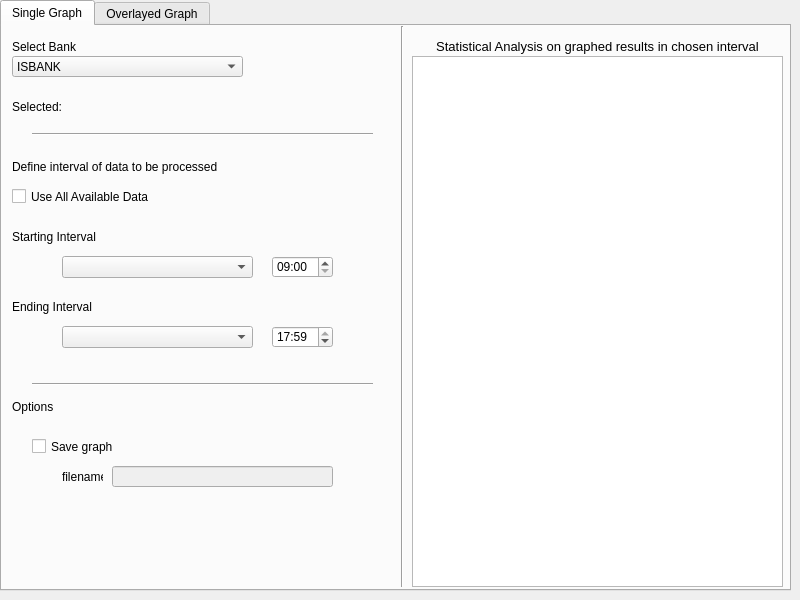
<?xml version="1.0" encoding="UTF-8"?>
<ui version="4.0">
 <class>MainWindow</class>
 <widget class="QMainWindow" name="MainWindow">
  <property name="geometry">
   <rect>
    <x>0</x>
    <y>0</y>
    <width>800</width>
    <height>600</height>
   </rect>
  </property>
  <property name="windowTitle">
   <string>MainWindow</string>
  </property>
  <widget class="QWidget" name="centralwidget">
   <widget class="QTabWidget" name="tabWidget">
    <property name="geometry">
     <rect>
      <x>0</x>
      <y>0</y>
      <width>791</width>
      <height>591</height>
     </rect>
    </property>
    <property name="currentIndex">
     <number>0</number>
    </property>
    <widget class="QWidget" name="tab">
     <attribute name="title">
      <string>Single Graph</string>
     </attribute>
     <widget class="QLabel" name="label">
      <property name="geometry">
       <rect>
        <x>10</x>
        <y>10</y>
        <width>171</width>
        <height>21</height>
       </rect>
      </property>
      <property name="text">
       <string>Select Bank</string>
      </property>
     </widget>
     <widget class="Line" name="line">
      <property name="geometry">
       <rect>
        <x>390</x>
        <y>0</y>
        <width>20</width>
        <height>561</height>
       </rect>
      </property>
      <property name="orientation">
       <enum>Qt::Vertical</enum>
      </property>
     </widget>
     <widget class="QLabel" name="label_2">
      <property name="geometry">
       <rect>
        <x>400</x>
        <y>10</y>
        <width>391</width>
        <height>21</height>
       </rect>
      </property>
      <property name="font">
       <font>
        <pointsize>10</pointsize>
       </font>
      </property>
      <property name="text">
       <string>Statistical Analysis on graphed results in chosen interval</string>
      </property>
      <property name="alignment">
       <set>Qt::AlignCenter</set>
      </property>
     </widget>
     <widget class="QComboBox" name="bankDropDownMenu">
      <property name="geometry">
       <rect>
        <x>10</x>
        <y>30</y>
        <width>231</width>
        <height>21</height>
       </rect>
      </property>
      <item>
       <property name="text">
        <string>ISBANK</string>
       </property>
      </item>
      <item>
       <property name="text">
        <string>KUVEYTTURK</string>
       </property>
      </item>
      <item>
       <property name="text">
        <string>VAKIF</string>
       </property>
      </item>
      <item>
       <property name="text">
        <string>YAPIKREDI</string>
       </property>
      </item>
      <item>
       <property name="text">
        <string>ZIRAAT</string>
       </property>
      </item>
     </widget>
     <widget class="QLabel" name="selectedBankLabel">
      <property name="geometry">
       <rect>
        <x>10</x>
        <y>70</y>
        <width>121</width>
        <height>21</height>
       </rect>
      </property>
      <property name="text">
       <string>Selected: </string>
      </property>
     </widget>
     <widget class="Line" name="line_2">
      <property name="geometry">
       <rect>
        <x>30</x>
        <y>100</y>
        <width>341</width>
        <height>16</height>
       </rect>
      </property>
      <property name="orientation">
       <enum>Qt::Horizontal</enum>
      </property>
     </widget>
     <widget class="QComboBox" name="startDateComboBox">
      <property name="geometry">
       <rect>
        <x>60</x>
        <y>230</y>
        <width>191</width>
        <height>22</height>
       </rect>
      </property>
     </widget>
     <widget class="QLabel" name="selectedBankLabel_2">
      <property name="geometry">
       <rect>
        <x>10</x>
        <y>200</y>
        <width>121</width>
        <height>21</height>
       </rect>
      </property>
      <property name="text">
       <string>Starting Interval</string>
      </property>
     </widget>
     <widget class="QLabel" name="selectedBankLabel_3">
      <property name="geometry">
       <rect>
        <x>10</x>
        <y>270</y>
        <width>121</width>
        <height>21</height>
       </rect>
      </property>
      <property name="text">
       <string>Ending Interval</string>
      </property>
     </widget>
     <widget class="QComboBox" name="endDateComboBox">
      <property name="geometry">
       <rect>
        <x>60</x>
        <y>300</y>
        <width>191</width>
        <height>22</height>
       </rect>
      </property>
     </widget>
     <widget class="QTimeEdit" name="endTime">
      <property name="geometry">
       <rect>
        <x>270</x>
        <y>300</y>
        <width>61</width>
        <height>22</height>
       </rect>
      </property>
      <property name="dateTime">
       <datetime>
        <hour>17</hour>
        <minute>59</minute>
        <second>0</second>
        <year>2000</year>
        <month>1</month>
        <day>1</day>
       </datetime>
      </property>
      <property name="maximumTime">
       <time>
        <hour>17</hour>
        <minute>59</minute>
        <second>59</second>
       </time>
      </property>
      <property name="minimumTime">
       <time>
        <hour>9</hour>
        <minute>0</minute>
        <second>0</second>
       </time>
      </property>
      <property name="displayFormat">
       <string>HH:mm</string>
      </property>
     </widget>
     <widget class="QTimeEdit" name="startTime">
      <property name="geometry">
       <rect>
        <x>270</x>
        <y>230</y>
        <width>61</width>
        <height>22</height>
       </rect>
      </property>
      <property name="dateTime">
       <datetime>
        <hour>9</hour>
        <minute>0</minute>
        <second>0</second>
        <year>2000</year>
        <month>1</month>
        <day>1</day>
       </datetime>
      </property>
      <property name="maximumTime">
       <time>
        <hour>17</hour>
        <minute>59</minute>
        <second>59</second>
       </time>
      </property>
      <property name="minimumTime">
       <time>
        <hour>9</hour>
        <minute>0</minute>
        <second>0</second>
       </time>
      </property>
      <property name="displayFormat">
       <string>HH:mm</string>
      </property>
     </widget>
     <widget class="QCheckBox" name="useAllDataCheckBox">
      <property name="geometry">
       <rect>
        <x>10</x>
        <y>160</y>
        <width>211</width>
        <height>21</height>
       </rect>
      </property>
      <property name="text">
       <string>Use All Available Data</string>
      </property>
     </widget>
     <widget class="QLabel" name="label_4">
      <property name="geometry">
       <rect>
        <x>10</x>
        <y>130</y>
        <width>371</width>
        <height>21</height>
       </rect>
      </property>
      <property name="text">
       <string>Define interval of data to be processed</string>
      </property>
     </widget>
     <widget class="QLineEdit" name="graphFilename">
      <property name="enabled">
       <bool>false</bool>
      </property>
      <property name="geometry">
       <rect>
        <x>110</x>
        <y>440</y>
        <width>221</width>
        <height>21</height>
       </rect>
      </property>
      <property name="placeholderText">
       <string/>
      </property>
     </widget>
     <widget class="QCheckBox" name="saveGraphCheckBox">
      <property name="geometry">
       <rect>
        <x>30</x>
        <y>410</y>
        <width>81</width>
        <height>21</height>
       </rect>
      </property>
      <property name="text">
       <string>Save graph</string>
      </property>
     </widget>
     <widget class="Line" name="line_3">
      <property name="geometry">
       <rect>
        <x>30</x>
        <y>350</y>
        <width>341</width>
        <height>16</height>
       </rect>
      </property>
      <property name="orientation">
       <enum>Qt::Horizontal</enum>
      </property>
     </widget>
     <widget class="QLabel" name="selectedBankLabel_5">
      <property name="geometry">
       <rect>
        <x>10</x>
        <y>370</y>
        <width>371</width>
        <height>21</height>
       </rect>
      </property>
      <property name="text">
       <string>Options</string>
      </property>
     </widget>
     <widget class="QLabel" name="label_5">
      <property name="geometry">
       <rect>
        <x>60</x>
        <y>440</y>
        <width>41</width>
        <height>21</height>
       </rect>
      </property>
      <property name="text">
       <string>filename</string>
      </property>
     </widget>
     <widget class="QTextBrowser" name="textBrowser">
      <property name="geometry">
       <rect>
        <x>410</x>
        <y>30</y>
        <width>371</width>
        <height>531</height>
       </rect>
      </property>
      <property name="html">
       <string>&lt;!DOCTYPE HTML PUBLIC &quot;-//W3C//DTD HTML 4.0//EN&quot; &quot;http://www.w3.org/TR/REC-html40/strict.dtd&quot;&gt;
&lt;html&gt;&lt;head&gt;&lt;meta name=&quot;qrichtext&quot; content=&quot;1&quot; /&gt;&lt;style type=&quot;text/css&quot;&gt;
p, li { white-space: pre-wrap; }
&lt;/style&gt;&lt;/head&gt;&lt;body style=&quot; font-family:'MS Shell Dlg 2'; font-size:8.25pt; font-weight:400; font-style:normal;&quot;&gt;
&lt;p style=&quot;-qt-paragraph-type:empty; margin-top:0px; margin-bottom:0px; margin-left:0px; margin-right:0px; -qt-block-indent:0; text-indent:0px;&quot;&gt;&lt;br /&gt;&lt;/p&gt;&lt;/body&gt;&lt;/html&gt;</string>
      </property>
     </widget>
    </widget>
    <widget class="QWidget" name="tab_2">
     <attribute name="title">
      <string>Overlayed Graph</string>
     </attribute>
    </widget>
   </widget>
  </widget>
 </widget>
 <resources/>
 <connections/>
</ui>
